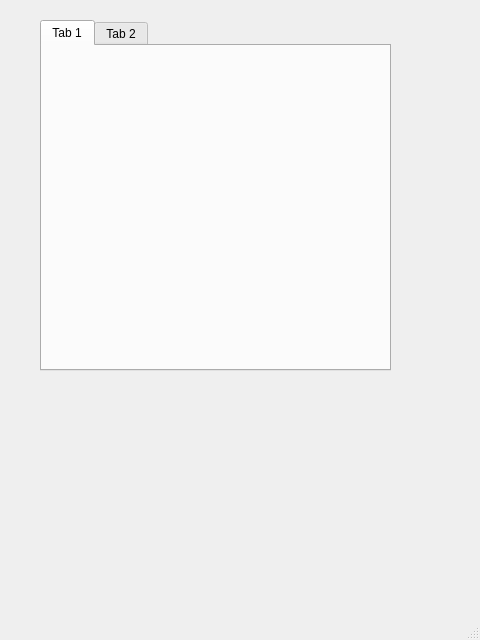
<?xml version="1.0" encoding="UTF-8"?>
<ui version="4.0">
 <class>MainWindow</class>
 <widget class="QMainWindow" name="MainWindow">
  <property name="geometry">
   <rect>
    <x>0</x>
    <y>0</y>
    <width>480</width>
    <height>640</height>
   </rect>
  </property>
  <property name="windowTitle">
   <string>MainWindow</string>
  </property>
  <widget class="QWidget" name="centralwidget">
   <widget class="QTabWidget" name="tabWidget">
    <property name="geometry">
     <rect>
      <x>40</x>
      <y>20</y>
      <width>351</width>
      <height>351</height>
     </rect>
    </property>
    <widget class="QWidget" name="tab">
     <attribute name="title">
      <string>Tab 1</string>
     </attribute>
    </widget>
    <widget class="QWidget" name="tab_2">
     <attribute name="title">
      <string>Tab 2</string>
     </attribute>
    </widget>
   </widget>
  </widget>
  <widget class="QMenuBar" name="menubar">
   <property name="geometry">
    <rect>
     <x>0</x>
     <y>0</y>
     <width>480</width>
     <height>24</height>
    </rect>
   </property>
  </widget>
  <widget class="QStatusBar" name="statusbar"/>
 </widget>
 <resources/>
 <connections/>
</ui>
